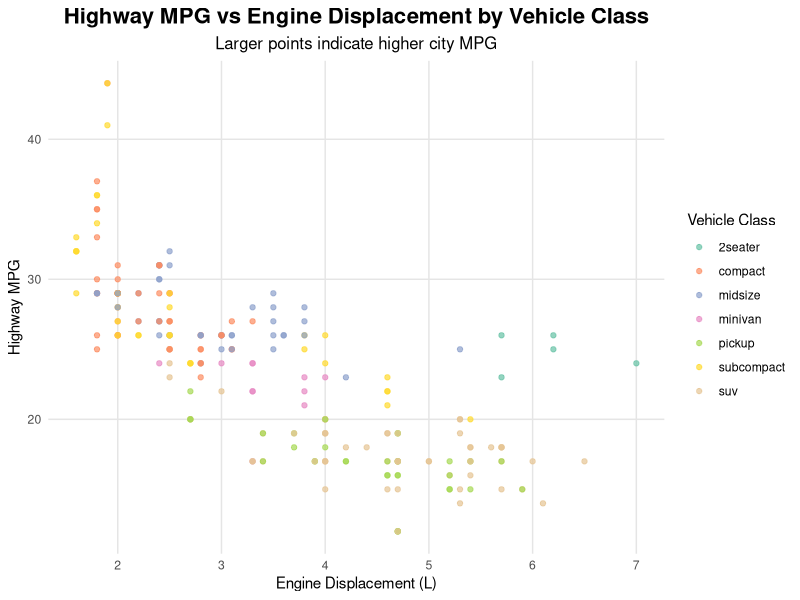

Recreate this plot in R.
## ---- chunk 1
suppressPackageStartupMessages(library(tidyverse))
## ---- chunk 2
ggplot(mpg, aes(x = displ, y = hwy, color = class)) +
  geom_point(alpha = 0.7) +
  scale_color_brewer(palette = "Set2") +
  scale_size_continuous(range = c(2, 8)) +
  labs(
    title = "Highway MPG vs Engine Displacement by Vehicle Class",
    subtitle = "Larger points indicate higher city MPG",
    x = "Engine Displacement (L)",
    y = "Highway MPG",
    color = "Vehicle Class",
    size = "City MPG"
  ) +
  theme_minimal() +
  theme(
    plot.title = element_text(size = 16, face = "bold", hjust = 0.5),
    plot.subtitle = element_text(size = 12, hjust = 0.5),
    legend.position = "right",
    legend.box = "vertical",
    panel.grid.major = element_line(color = "grey90"),
    panel.grid.minor = element_blank()
  )
